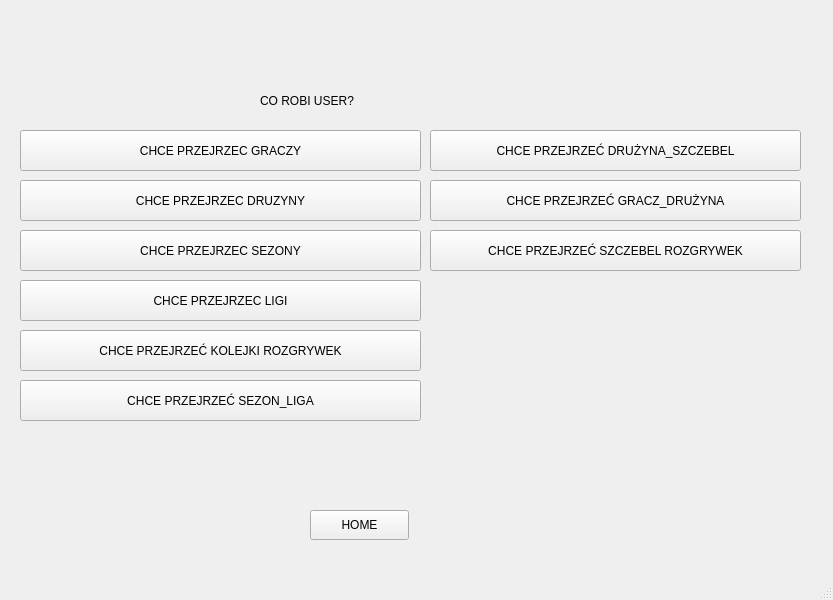
<?xml version="1.0" encoding="UTF-8"?>
<ui version="4.0">
 <class>MainWindow</class>
 <widget class="QMainWindow" name="MainWindow">
  <property name="geometry">
   <rect>
    <x>0</x>
    <y>0</y>
    <width>833</width>
    <height>600</height>
   </rect>
  </property>
  <property name="windowTitle">
   <string>MainWindow</string>
  </property>
  <widget class="QWidget" name="centralwidget">
   <widget class="QLabel" name="label">
    <property name="geometry">
     <rect>
      <x>260</x>
      <y>70</y>
      <width>241</width>
      <height>61</height>
     </rect>
    </property>
    <property name="text">
     <string>CO ROBI USER? </string>
    </property>
   </widget>
   <widget class="QPushButton" name="pushButton">
    <property name="geometry">
     <rect>
      <x>20</x>
      <y>130</y>
      <width>401</width>
      <height>41</height>
     </rect>
    </property>
    <property name="text">
     <string>CHCE PRZEJRZEC GRACZY</string>
    </property>
   </widget>
   <widget class="QPushButton" name="pushButton_2">
    <property name="geometry">
     <rect>
      <x>310</x>
      <y>510</y>
      <width>99</width>
      <height>30</height>
     </rect>
    </property>
    <property name="text">
     <string>HOME</string>
    </property>
   </widget>
   <widget class="QPushButton" name="pushButton_3">
    <property name="geometry">
     <rect>
      <x>20</x>
      <y>180</y>
      <width>401</width>
      <height>41</height>
     </rect>
    </property>
    <property name="text">
     <string>CHCE PRZEJRZEC DRUZYNY</string>
    </property>
   </widget>
   <widget class="QPushButton" name="pushButton_4">
    <property name="geometry">
     <rect>
      <x>20</x>
      <y>230</y>
      <width>401</width>
      <height>41</height>
     </rect>
    </property>
    <property name="text">
     <string>CHCE PRZEJRZEC SEZONY</string>
    </property>
   </widget>
   <widget class="QPushButton" name="pushButton_5">
    <property name="geometry">
     <rect>
      <x>20</x>
      <y>280</y>
      <width>401</width>
      <height>41</height>
     </rect>
    </property>
    <property name="text">
     <string>CHCE PRZEJRZEC LIGI</string>
    </property>
   </widget>
   <widget class="QPushButton" name="pushButton_6">
    <property name="geometry">
     <rect>
      <x>20</x>
      <y>330</y>
      <width>401</width>
      <height>41</height>
     </rect>
    </property>
    <property name="text">
     <string>CHCE PRZEJRZEĆ KOLEJKI ROZGRYWEK</string>
    </property>
   </widget>
   <widget class="QPushButton" name="pushButton_7">
    <property name="geometry">
     <rect>
      <x>20</x>
      <y>380</y>
      <width>401</width>
      <height>41</height>
     </rect>
    </property>
    <property name="text">
     <string>CHCE PRZEJRZEĆ SEZON_LIGA</string>
    </property>
   </widget>
   <widget class="QPushButton" name="pushButton_8">
    <property name="geometry">
     <rect>
      <x>430</x>
      <y>130</y>
      <width>371</width>
      <height>41</height>
     </rect>
    </property>
    <property name="text">
     <string>CHCE PRZEJRZEĆ DRUŻYNA_SZCZEBEL</string>
    </property>
   </widget>
   <widget class="QPushButton" name="pushButton_9">
    <property name="geometry">
     <rect>
      <x>430</x>
      <y>180</y>
      <width>371</width>
      <height>41</height>
     </rect>
    </property>
    <property name="text">
     <string>CHCE PRZEJRZEĆ GRACZ_DRUŻYNA</string>
    </property>
   </widget>
   <widget class="QPushButton" name="pushButton_10">
    <property name="geometry">
     <rect>
      <x>430</x>
      <y>230</y>
      <width>371</width>
      <height>41</height>
     </rect>
    </property>
    <property name="text">
     <string>CHCE PRZEJRZEĆ SZCZEBEL ROZGRYWEK</string>
    </property>
   </widget>
  </widget>
  <widget class="QMenuBar" name="menubar">
   <property name="geometry">
    <rect>
     <x>0</x>
     <y>0</y>
     <width>833</width>
     <height>22</height>
    </rect>
   </property>
  </widget>
  <widget class="QStatusBar" name="statusbar"/>
 </widget>
 <resources/>
 <connections/>
</ui>
